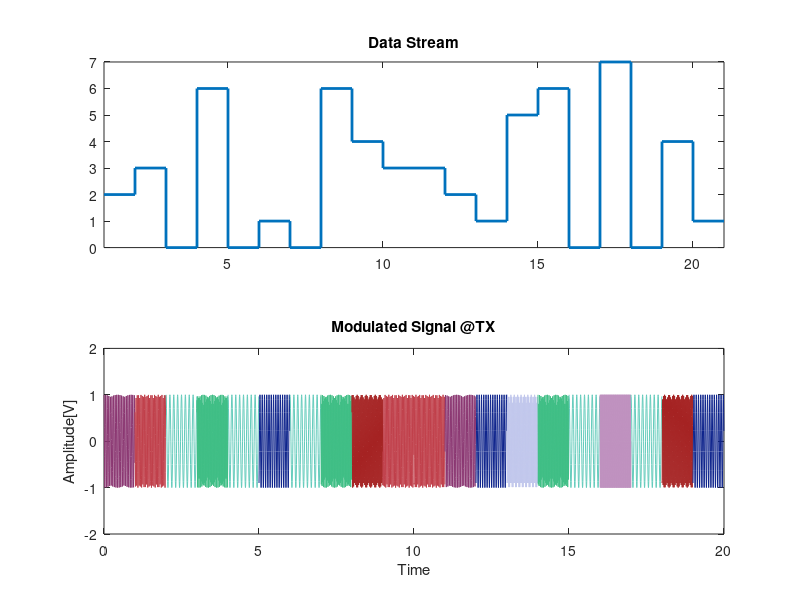
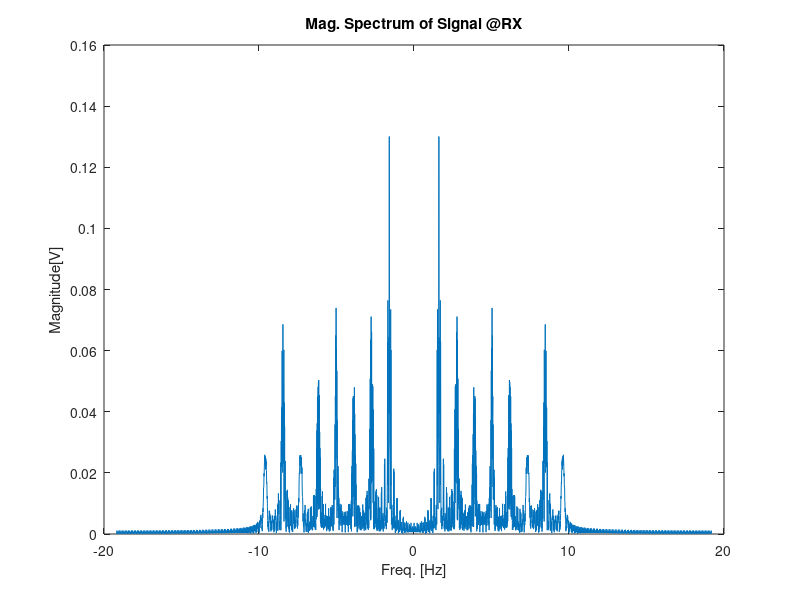
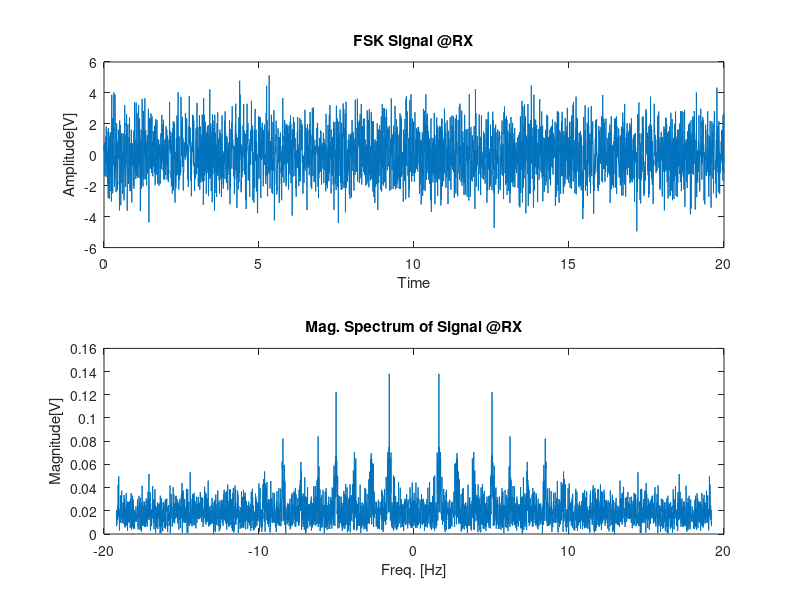
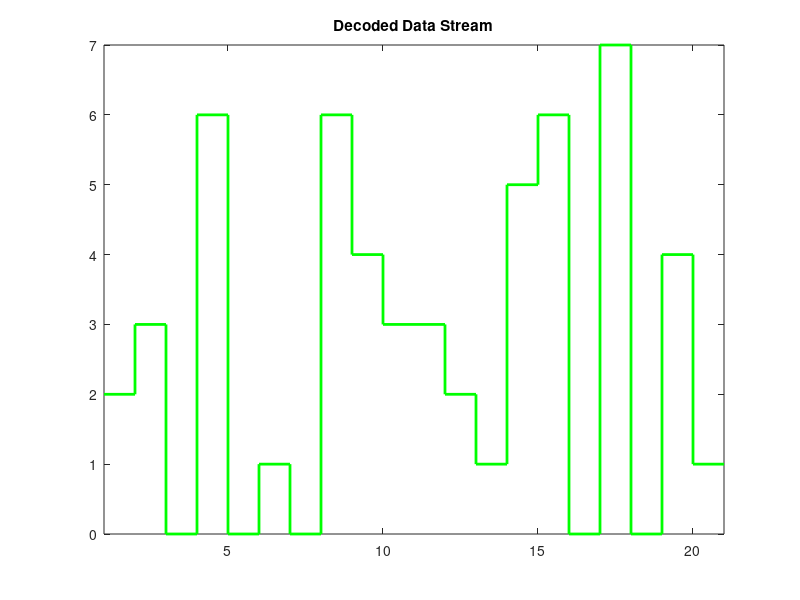

These charts were generated, in order, by the following MATLAB code: (Note: this script raises an error after producing the figures.)
%Orcun Can Deniz 
%B/M-FSK Simulation Script 

clc;clear all;close all

M=8;%change this value to have FSKs with different order
sym_num = 20 %number of symbols in stream
data=randi([0 M-1],sym_num,1)'

colors = rand(M,3)
freqs = linspace(M,M*6,M); %Set frequencies
fs=freqs(end)*4; %set Fsampling 
Ts=1/fs;
mod = [];
figure;
vis_data = [data data(end)];%preprocess data stream for visualization
subplot(2,1,1);stairs(vis_data, 'LineWidth', 2);xlim([1 numel(vis_data)]);title("Data Stream")

for i=1:length(data)
    tSym = i-1:Ts:i-Ts; % symbol duration
    tmp = cos(2*pi*tSym* freqs(data(i)+1));%get the wave at the frequency of the symbol 
    mod = [mod tmp];%append the symbol duration to complete signal
    subplot(2,1,2);plot(tSym,tmp,'color', colors(data(i)+1,:));
    title("Modulated Signal @TX");xlabel('Time');ylabel("Amplitude[V]")
    hold on; axis([0 numel(data) -2 2]);
    hold on;
end

F = linspace(-fs/10,fs/10, numel(mod));%frequency range for plotting
t = linspace(0,numel(data),numel(mod));%time range for plotting
fft_TX = fftshift(abs(fft(mod)));
fft_TX = 1/numel(fft_TX)*fft_TX;%Mag spectrum of signal
figure;
plot(F,fft_TX);title("Mag. Spectrum of Signal @RX");xlabel('Freq. [Hz]');ylabel("Magnitude[V]")


figure;
noisy_sig = awgn(mod,-5,'measured');%pass signal through awgn ch.
subplot(2,1,1);plot(t,noisy_sig);title("FSK Signal @RX");xlabel('Time');ylabel("Amplitude[V]")

fft_NO = fftshift(abs(fft(noisy_sig)));
fft_NO = 1/numel(fft_NO)*fft_NO;%spectrum @ RX
subplot(2,1,2);plot(F,fft_NO);title("Mag. Spectrum of Signal @RX");
xlabel('Freq. [Hz]');ylabel("Magnitude[V]")

n_sym=numel(data);
n_freqs=numel(freqs)
correlator = zeros(n_sym,n_freqs);%preallocation for demoding
%each row is repsenting period for one symbol
%columns are representing the correlator output for a freq in a sym period

for i=1:n_sym
    tSym = i-1:Ts:i-Ts;
    for j=1:n_freqs
        out = noisy_sig((i-1)*fs+1:i*fs).*cos(2*pi*tSym* freqs(j));
        %multiplying with cos waves at expected freqs in above line
        correlator(i,j) = trapz(tSym,out);
        %integrating multiplied signal and inserting to a matrix
    end
end

[M,I] = max(correlator,[],2);
%in each row, max valued element's index-1 corresponds to symbol
decoded_data = (I-1)'
data

figure;
vis_dec_data = [decoded_data decoded_data(end)];
stairs(vis_dec_data, 'LineWidth', 2,'color',[0 1 0]);xlim([1 numel(vis_dec_data)]);title("Decoded Data Stream")

EbNo = (-5:10)';

ber4 = berawgn(EbNo,'fsk',4,'coherent');
ber8 = berawgn(EbNo,'fsk',8,'coherent');
figure;
semilogy(EbNo,[ber4 ber8], 'LineWidth',2); xlabel("dB"); ylabel("BER");
legend('4FSK','8FSK') ;
